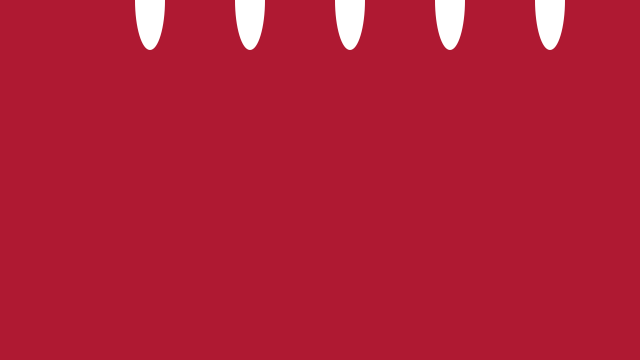
Frame 1 (no input)
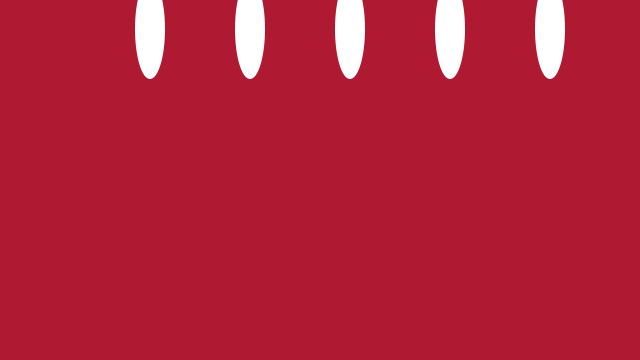
Frame 60 (the mouse pressed at the canvas centre just before this capture)
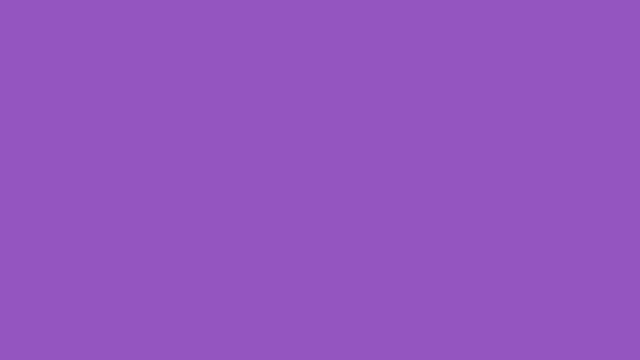
Frame 120 (the mouse held since frame 60 and released just before this capture)

The Processing sketch that drew these frames (run headless with seeded random() and noise(); from frame 60 on, the mouse is pressed at the canvas centre):

// Processing sketch: pad21
// ── pad21.pde

float C;
float S = 10;

void setup (){
  size (640,360);
  background (255);
  C = 0;
}

void draw (){
 background (175,25,50);
  fill (255,255,255);
  noStroke();
 ellipse (450,C,30,100);
  fill (255,255,255);
 ellipse (550,C,30,100);

   fill (255,255,255);
 ellipse (250,C,30,100);
  fill (255,255,255);
 ellipse (350,C,30,100);
  fill (255,255,255);
 ellipse (150,C,30,100);
 C = C + S;
 if (C > height){
   S = - 20;
 }
 if (C < 0){
   S = 13;
 }
 if (C > height/2){
   background (random(0,255),random(0,255),random(0,255));
}
}
